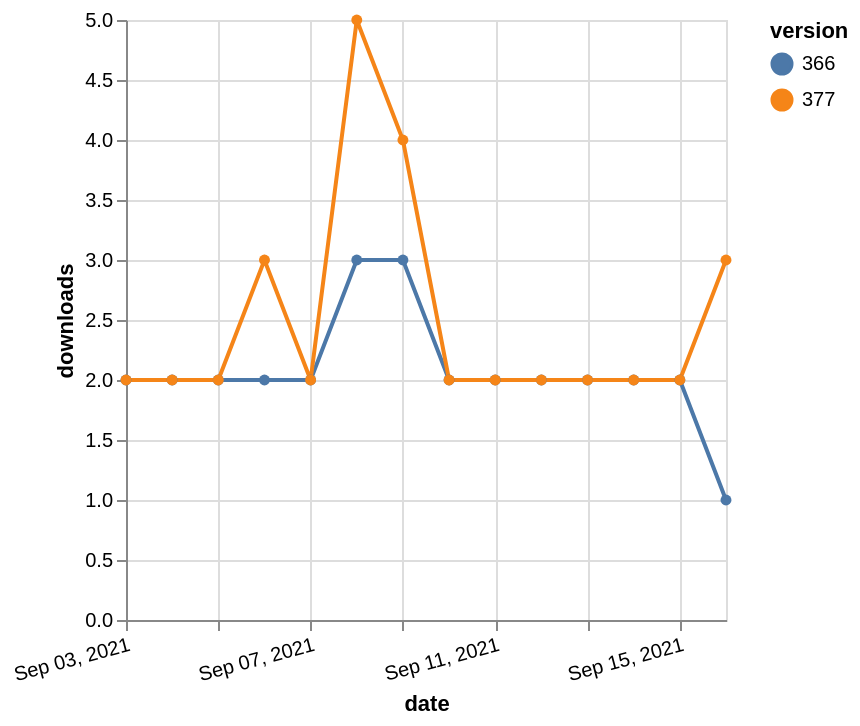

The specification (Vega-Lite) saved for this image:
### Vega-Lite specification from a JSON file in a GitHub repository (floating-point values rounded to 4 significant figures)
{"$schema": "https://vega.github.io/schema/vega-lite/v5.json", "description": "A simple bar chart with embedded data.", "data": {"values": [{"date": "2021-09-03", "total": 2282, "delta": 2, "version": "366"}, {"date": "2021-09-04", "total": 2284, "delta": 2, "version": "366"}, {"date": "2021-09-05", "total": 2286, "delta": 2, "version": "366"}, {"date": "2021-09-06", "total": 2288, "delta": 2, "version": "366"}, {"date": "2021-09-07", "total": 2290, "delta": 2, "version": "366"}, {"date": "2021-09-08", "total": 2293, "delta": 3, "version": "366"}, {"date": "2021-09-09", "total": 2296, "delta": 3, "version": "366"}, {"date": "2021-09-10", "total": 2298, "delta": 2, "version": "366"}, {"date": "2021-09-11", "total": 2300, "delta": 2, "version": "366"}, {"date": "2021-09-12", "total": 2302, "delta": 2, "version": "366"}, {"date": "2021-09-13", "total": 2304, "delta": 2, "version": "366"}, {"date": "2021-09-14", "total": 2306, "delta": 2, "version": "366"}, {"date": "2021-09-15", "total": 2308, "delta": 2, "version": "366"}, {"date": "2021-09-16", "total": 2309, "delta": 1, "version": "366"}, {"date": "2021-09-03", "total": 2064, "delta": 2, "version": "377"}, {"date": "2021-09-04", "total": 2066, "delta": 2, "version": "377"}, {"date": "2021-09-05", "total": 2068, "delta": 2, "version": "377"}, {"date": "2021-09-06", "total": 2071, "delta": 3, "version": "377"}, {"date": "2021-09-07", "total": 2073, "delta": 2, "version": "377"}, {"date": "2021-09-08", "total": 2078, "delta": 5, "version": "377"}, {"date": "2021-09-09", "total": 2082, "delta": 4, "version": "377"}, {"date": "2021-09-10", "total": 2084, "delta": 2, "version": "377"}, {"date": "2021-09-11", "total": 2086, "delta": 2, "version": "377"}, {"date": "2021-09-12", "total": 2088, "delta": 2, "version": "377"}, {"date": "2021-09-13", "total": 2090, "delta": 2, "version": "377"}, {"date": "2021-09-14", "total": 2092, "delta": 2, "version": "377"}, {"date": "2021-09-15", "total": 2094, "delta": 2, "version": "377"}, {"date": "2021-09-16", "total": 2097, "delta": 3, "version": "377"}]}, "width": "container", "mark": {"type": "line", "point": {"filled": true}}, "encoding": {"x": {"field": "date", "type": "temporal", "timeUnit": "yearmonthdate", "title": "date", "axis": {"labelAngle": -15}}, "y": {"field": "delta", "type": "quantitative", "title": "downloads"}, "color": {"field": "version", "type": "nominal"}, "tooltip": {"field": "delta"}}}
